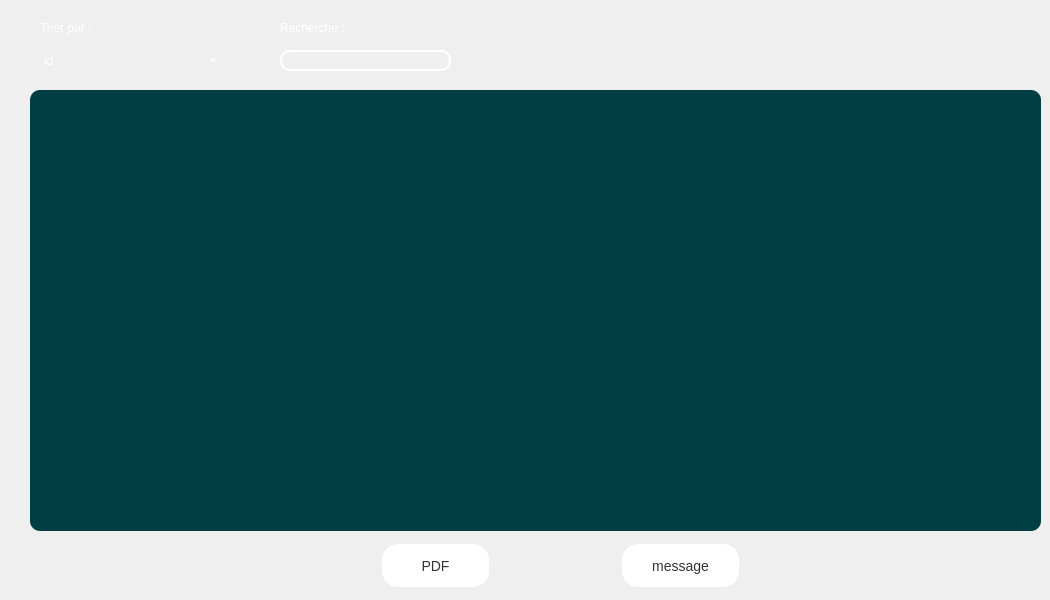
      <widget class="QWidget" name="TABDon_2">
       <attribute name="title">
        <string>Donataires</string>
       </attribute>
       <widget class="QLabel" name="label_tri_2">
        <property name="geometry">
         <rect>
          <x>40</x>
          <y>20</y>
          <width>71</width>
          <height>16</height>
         </rect>
        </property>
        <property name="styleSheet">
         <string notr="true">color:white;</string>
        </property>
        <property name="text">
         <string>Trier par :</string>
        </property>
       </widget>
       <widget class="QComboBox" name="comboBox_tri_2">
        <property name="geometry">
         <rect>
          <x>40</x>
          <y>50</y>
          <width>181</width>
          <height>21</height>
         </rect>
        </property>
        <property name="styleSheet">
         <string notr="true">QComboBox {
    background-color:transparent;
    border-radius: 4px;
    padding: 4px;
    color: white;
}</string>
        </property>
        <item>
         <property name="text">
          <string>id</string>
         </property>
        </item>
        <item>
         <property name="text">
          <string>nom</string>
         </property>
        </item>
        <item>
         <property name="text">
          <string>adresse</string>
         </property>
        </item>
       </widget>
       <widget class="QLineEdit" name="le_sss_3">
        <property name="geometry">
         <rect>
          <x>280</x>
          <y>50</y>
          <width>171</width>
          <height>21</height>
         </rect>
        </property>
        <property name="styleSheet">
         <string notr="true">QLineEdit {
    border: 2px solid white;
    border-radius: 10px;
    background: transparent;
    	color: white;

}
QLineEdit:Focus{

border_bottom: 2px solid white;
  }</string>
        </property>
       </widget>
       <widget class="QLabel" name="label_55">
        <property name="geometry">
         <rect>
          <x>280</x>
          <y>20</y>
          <width>71</width>
          <height>16</height>
         </rect>
        </property>
        <property name="styleSheet">
         <string notr="true">color:white;</string>
        </property>
        <property name="text">
         <string>Recherche :</string>
        </property>
       </widget>
       <widget class="QPushButton" name="msg_c_3">
        <property name="geometry">
         <rect>
          <x>620</x>
          <y>540</y>
          <width>121</width>
          <height>51</height>
         </rect>
        </property>
        <property name="styleSheet">
         <string notr="true">QPushButton {
   background-color: #fff;
   border: none;
   color: #333;
   padding: 10px 20px;
   text-align: center;
   text-decoration: none;
   display: inline-block;
   font-size: 14px;
   margin: 4px 2px;
   cursor: pointer;
   border-radius: 16px;

}

QPushButton:hover {
   background-color: #EF829B;
}


QPushButton::pressed
{
	background-color: #EF829B;

}</string>
        </property>
        <property name="text">
         <string>message</string>
        </property>
        <property name="icon">
         <iconset>
          <normaloff>:/ico/icons/message-square.svg</normaloff>:/ico/icons/message-square.svg</iconset>
        </property>
        <property name="iconSize">
         <size>
          <width>20</width>
          <height>20</height>
         </size>
        </property>
       </widget>
       <widget class="QTableView" name="tab_don_3">
        <property name="geometry">
         <rect>
          <x>30</x>
          <y>90</y>
          <width>1011</width>
          <height>441</height>
         </rect>
        </property>
        <property name="styleSheet">
         <string notr="true">QTableView {
  background-color: #003e46;
  color: white;
  border-radius: 10px;
}

QTableView::item {
  padding: 4px;
  border: none;
}

QTableView::item:selected {
  background-color: #19666f;
  color: white;
}

QHeaderView::section {
  background-color: #003e46;
  color: white;
  padding: 4px;
  border: none;
}</string>
        </property>
       </widget>
       <widget class="QPushButton" name="pushButton_11">
        <property name="geometry">
         <rect>
          <x>380</x>
          <y>540</y>
          <width>111</width>
          <height>51</height>
         </rect>
        </property>
        <property name="styleSheet">
         <string notr="true">QPushButton {
   background-color: #fff;
   border: none;
   color: #333;
   padding: 10px 20px;
   text-align: center;
   text-decoration: none;
   display: inline-block;
   font-size: 14px;
   margin: 4px 2px;
   cursor: pointer;
   border-radius: 16px;

}

QPushButton:hover {
   background-color: #EF829B;
}


QPushButton::pressed
{
	background-color: #EF829B;

}</string>
        </property>
        <property name="text">
         <string>PDF</string>
        </property>
        <property name="icon">
         <iconset resource="res.qrc">
          <normaloff>:/icons/icons/feather/file-text.svg</normaloff>:/icons/icons/feather/file-text.svg</iconset>
        </property>
        <property name="iconSize">
         <size>
          <width>20</width>
          <height>20</height>
         </size>
        </property>
       </widget>
      </widget>
